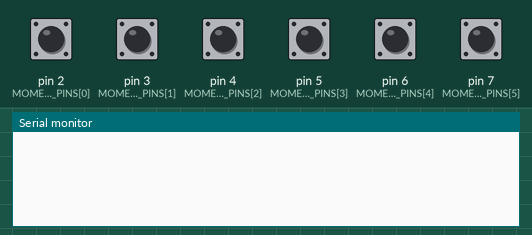
Simulated run of this sketch. Board: Arduino Uno, built with avr-gcc and run on an emulated ATmega328P. Parts: the last lines printed to the serial monitor. Inputs (shaded band) come from the test bench; at power-on: pin 2 (MOMENTARY_PINS[0]), pin 3 (MOMENTARY_PINS[1]), pin 4 (MOMENTARY_PINS[2]), pin 5 (MOMENTARY_PINS[3]), pin 6 (MOMENTARY_PINS[4]), pin 7 (MOMENTARY_PINS[5]) HIGH.

Above: at 1.2 s.
1.3 s: pin 2 (MOMENTARY_PINS[0]) pulled LOW for 0.15 s
At 2.6 s:
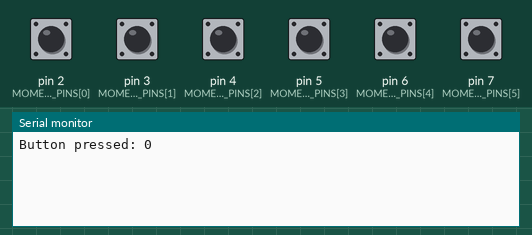
2.9 s: pin 3 (MOMENTARY_PINS[1]) pulled LOW for 0.15 s
At 3.9 s:
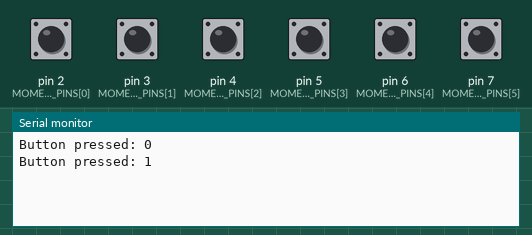
4.5 s: pin 4 (MOMENTARY_PINS[2]) pulled LOW for 0.15 s
At 5.1 s:
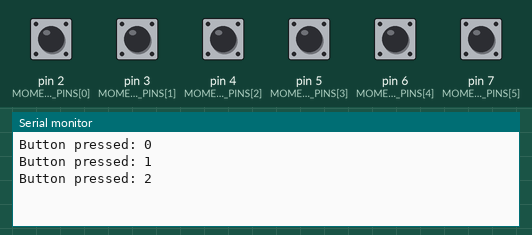
6.1 s: pin 5 (MOMENTARY_PINS[3]) pulled LOW for 0.15 s
At 7.4 s:
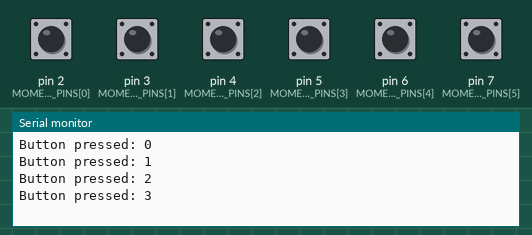
7.7 s: pin 6 (MOMENTARY_PINS[4]) pulled LOW for 0.15 s
At 8.8 s:
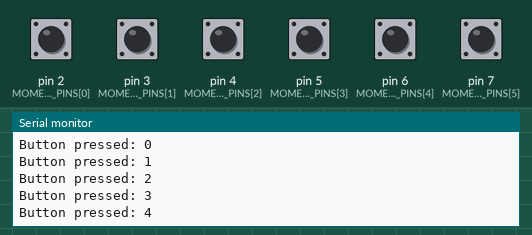
9.3 s: pin 7 (MOMENTARY_PINS[5]) pulled LOW for 0.15 s
At 9.9 s:
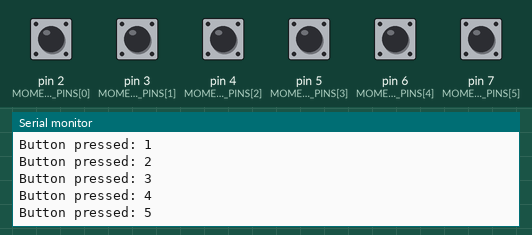
Timing chart, 0 to 11.9 s (numbered marks = the images above; inputs shaded):
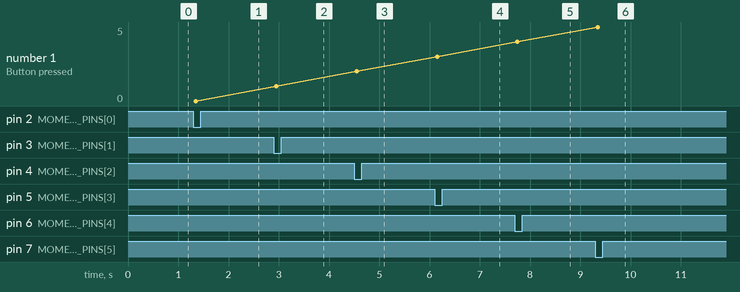

The sketch:

debounced_button_array.ino
```cpp
const int MOMENTARY_PINS[] = {2, 3, 4, 5, 6, 7};
const long BOUNCE_DELAY = 50;
const int NUM_BUTTONS = sizeof(MOMENTARY_PINS)/sizeof(int);

int BUTTON_STATES[NUM_BUTTONS];
int LAST_BUTTON_STATES[NUM_BUTTONS];
long LAST_BUTTON_DEBOUNCE_TIMES[NUM_BUTTONS];

void setup() {
  Serial.begin(9600);
  for (int i=0; i<NUM_BUTTONS; i++) {
    pinMode(MOMENTARY_PINS[i], INPUT_PULLUP);
    BUTTON_STATES[i] = HIGH;
    LAST_BUTTON_STATES[i] = HIGH;
    LAST_BUTTON_DEBOUNCE_TIMES[i] = 0;
  }
}

void loop() {
  for (int i=0; i<NUM_BUTTONS; i++) {
    int reading = digitalRead(MOMENTARY_PINS[i]);

    if (reading != LAST_BUTTON_STATES[i]) {
      LAST_BUTTON_DEBOUNCE_TIMES[i] = millis();
    }

    if ((millis() - LAST_BUTTON_DEBOUNCE_TIMES[i]) > BOUNCE_DELAY) {
      if (reading != BUTTON_STATES[i]) {
        BUTTON_STATES[i] = reading;

        if (BUTTON_STATES[i] == LOW) {
          Serial.print("Button pressed: ");
          Serial.println(i);
        }
      }
    }

    LAST_BUTTON_STATES[i] = reading;
  }
}
```

Measured:
- after the input at 1.3 s, the serial monitor: prints a new line after 0.05 s (image 1)
- after the input at 2.9 s, the serial monitor: prints a new line after 0.05 s (image 2)
- after the input at 4.5 s, the serial monitor: prints a new line after 0.05 s (image 3)
- after the input at 6.1 s, the serial monitor: prints a new line after 0.05 s (image 4)
- after the input at 7.7 s, the serial monitor: prints a new line after 0.05 s (image 5)
- after the input at 9.3 s, the serial monitor: prints a new line after 0.05 s (image 6)
- plotted number 1: 0 → 1 after the input at 2.9 s, 1 → 2 after the input at 4.5 s, 2 → 3 after the input at 6.1 s, 3 → 4 after the input at 7.7 s, 4 → 5 after the input at 9.3 s
